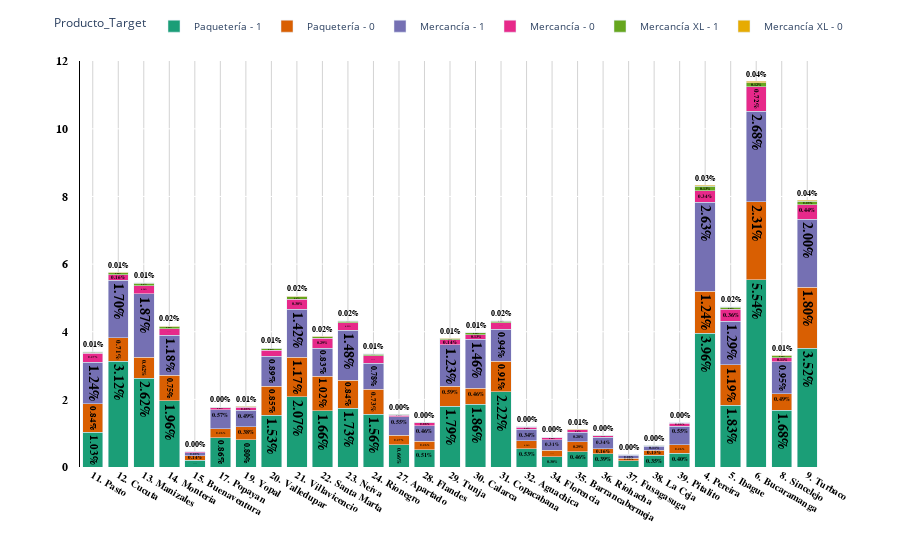

Source (notebook cell):
### Code cell
puntualidad['Producto_Target'] = (
    puntualidad['Producto'].astype(str) + ' - ' + puntualidad['target'].astype(str)
)
categorias_en_datos = puntualidad['Producto_Target'].unique().tolist()

orden_base = [
    'Paquetería - 1',
    'Paquetería - 0',
    'Mercancía - 1',
    'Mercancía - 0',
    'Mercancía XL - 1',
    'Mercancía XL - 0'
]
categorias_en_datos = puntualidad['Producto_Target'].unique().tolist()
orden_final = [cat for cat in orden_base if cat in categorias_en_datos]

puntualidad['Producto_Target'] = pd.Categorical(
    puntualidad['Producto_Target'],
    categories=orden_final,
    ordered=True
)

puntualidad = puntualidad.sort_values(
    by=['Terminal_Destino', 'Producto_Target'],
    ascending=[True, True]
).reset_index(drop=True)

fig = crear_barplot_personalizado(puntualidad, 
                                   x='Terminal_Destino', 
                                   y='Porcentaje', 
                                   color='Producto_Target',
                                   decimales='%{y:.2f}%',
                                   titulo='')

# Muestra la figura
fig.show()

### Figure 1 — Plotly figure (JSON) as saved in the notebook; plotly's stock layout.template omitted (floating-point values rounded to 4 significant figures)
{"data": [{"hovertemplate": "Producto_Target=Paquetería - 1<br> =%{x}<br>Porcentaje=%{text}<extra></extra>", "legendgroup": "Paquetería - 1", "marker": {"color": "rgb(27,158,119)", "pattern": {"shape": ""}}, "name": "Paquetería - 1", "orientation": "v", "showlegend": true, "text": [1.03, 3.121, 2.621, 1.961, 0.2012, 0.8628, 0.8046, 1.529, 2.07, 1.665, 1.733, 1.563, 0.6602, 0.5056, 1.794, 1.861, 2.22, 0.5344, 0.2986, 0.4578, 0.388, 0.1813, 0.3499, 0.4023, 3.959, 1.827, 5.538, 1.677, 3.518], "textfont": {"color": "black", "family": "Arial", "size": 14, "weight": "bold"}, "textposition": "outside", "texttemplate": "%{y:.2f}%", "type": "bar", "x": ["11. Pasto", "12. Cucuta", "13. Manizales", "14. Monteria", "15. Buenaventura", "17. Popayan", "19. Yopal", "20. Valledupar", "21. Villavicencio", "22. Santa Marta", "23. Neiva", "24. Rionegro", "27. Apartado", "28. Flandes", "29. Tunja", "30. Calarca", "31. Copacabana", "32. Aguachica", "34. Florencia", "35. Barrancabermeja", "36. Riohacha", "37. Fusagasuga", "38. La Ceja", "39. Pitalito", "4. Pereira", "5. Ibague", "6. Bucaramanga", "8. Sincelejo", "9. Turbaco"], "xaxis": "x", "y": [1.03, 3.121, 2.621, 1.961, 0.2012, 0.8628, 0.8046, 1.529, 2.07, 1.665, 1.733, 1.563, 0.6602, 0.5056, 1.794, 1.861, 2.22, 0.5344, 0.2986, 0.4578, 0.388, 0.1813, 0.3499, 0.4023, 3.959, 1.827, 5.538, 1.677, 3.518], "yaxis": "y"}, {"hovertemplate": "Producto_Target=Paquetería - 0<br> =%{x}<br>Porcentaje=%{text}<extra></extra>", "legendgroup": "Paquetería - 0", "marker": {"color": "rgb(217,95,2)", "pattern": {"shape": ""}}, "name": "Paquetería - 0", "orientation": "v", "showlegend": true, "text": [0.8374, 0.7054, 0.6225, 0.7533, 0.138, 0.2639, 0.3796, 0.8545, 1.172, 1.018, 0.8358, 0.7294, 0.2742, 0.2556, 0.5936, 0.464, 0.9118, 0.2365, 0.2033, 0.2891, 0.1582, 0.07691, 0.1495, 0.2592, 1.242, 1.191, 2.311, 0.4932, 1.798], "textfont": {"color": "black", "family": "Arial", "size": 14, "weight": "bold"}, "textposition": "outside", "texttemplate": "%{y:.2f}%", "type": "bar", "x": ["11. Pasto", "12. Cucuta", "13. Manizales", "14. Monteria", "15. Buenaventura", "17. Popayan", "19. Yopal", "20. Valledupar", "21. Villavicencio", "22. Santa Marta", "23. Neiva", "24. Rionegro", "27. Apartado", "28. Flandes", "29. Tunja", "30. Calarca", "31. Copacabana", "32. Aguachica", "34. Florencia", "35. Barrancabermeja", "36. Riohacha", "37. Fusagasuga", "38. La Ceja", "39. Pitalito", "4. Pereira", "5. Ibague", "6. Bucaramanga", "8. Sincelejo", "9. Turbaco"], "xaxis": "x", "y": [0.8374, 0.7054, 0.6225, 0.7533, 0.138, 0.2639, 0.3796, 0.8545, 1.172, 1.018, 0.8358, 0.7294, 0.2742, 0.2556, 0.5936, 0.464, 0.9118, 0.2365, 0.2033, 0.2891, 0.1582, 0.07691, 0.1495, 0.2592, 1.242, 1.191, 2.311, 0.4932, 1.798], "yaxis": "y"}, {"hovertemplate": "Producto_Target=Mercancía - 1<br> =%{x}<br>Porcentaje=%{text}<extra></extra>", "legendgroup": "Mercancía - 1", "marker": {"color": "rgb(117,112,179)", "pattern": {"shape": ""}}, "name": "Mercancía - 1", "orientation": "v", "showlegend": true, "text": [1.235, 1.7, 1.873, 1.177, 0.08753, 0.5711, 0.4903, 0.8919, 1.424, 0.8338, 1.475, 0.7821, 0.5508, 0.4628, 1.226, 1.459, 0.9444, 0.3439, 0.3106, 0.2811, 0.3375, 0.08488, 0.1125, 0.5504, 2.63, 1.292, 2.677, 0.9468, 2.004], "textfont": {"color": "black", "family": "Arial", "size": 14, "weight": "bold"}, "textposition": "outside", "texttemplate": "%{y:.2f}%", "type": "bar", "x": ["11. Pasto", "12. Cucuta", "13. Manizales", "14. Monteria", "15. Buenaventura", "17. Popayan", "19. Yopal", "20. Valledupar", "21. Villavicencio", "22. Santa Marta", "23. Neiva", "24. Rionegro", "27. Apartado", "28. Flandes", "29. Tunja", "30. Calarca", "31. Copacabana", "32. Aguachica", "34. Florencia", "35. Barrancabermeja", "36. Riohacha", "37. Fusagasuga", "38. La Ceja", "39. Pitalito", "4. Pereira", "5. Ibague", "6. Bucaramanga", "8. Sincelejo", "9. Turbaco"], "xaxis": "x", "y": [1.235, 1.7, 1.873, 1.177, 0.08753, 0.5711, 0.4903, 0.8919, 1.424, 0.8338, 1.475, 0.7821, 0.5508, 0.4628, 1.226, 1.459, 0.9444, 0.3439, 0.3106, 0.2811, 0.3375, 0.08488, 0.1125, 0.5504, 2.63, 1.292, 2.677, 0.9468, 2.004], "yaxis": "y"}, {"hovertemplate": "Producto_Target=Mercancía - 0<br> =%{x}<br>Porcentaje=%{text}<extra></extra>", "legendgroup": "Mercancía - 0", "marker": {"color": "rgb(231,41,138)", "pattern": {"shape": ""}}, "name": "Mercancía - 0", "orientation": "v", "showlegend": true, "text": [0.267, 0.1575, 0.2413, 0.1931, 0.01891, 0.05422, 0.08649, 0.1789, 0.2963, 0.2913, 0.2275, 0.215, 0.04611, 0.07894, 0.1448, 0.1263, 0.194, 0.05497, 0.06215, 0.07049, 0.03911, 0.01656, 0.01679, 0.08069, 0.3351, 0.3593, 0.7162, 0.1149, 0.4376], "textfont": {"color": "black", "family": "Arial", "size": 14, "weight": "bold"}, "textposition": "outside", "texttemplate": "%{y:.2f}%", "type": "bar", "x": ["11. Pasto", "12. Cucuta", "13. Manizales", "14. Monteria", "15. Buenaventura", "17. Popayan", "19. Yopal", "20. Valledupar", "21. Villavicencio", "22. Santa Marta", "23. Neiva", "24. Rionegro", "27. Apartado", "28. Flandes", "29. Tunja", "30. Calarca", "31. Copacabana", "32. Aguachica", "34. Florencia", "35. Barrancabermeja", "36. Riohacha", "37. Fusagasuga", "38. La Ceja", "39. Pitalito", "4. Pereira", "5. Ibague", "6. Bucaramanga", "8. Sincelejo", "9. Turbaco"], "xaxis": "x", "y": [0.267, 0.1575, 0.2413, 0.1931, 0.01891, 0.05422, 0.08649, 0.1789, 0.2963, 0.2913, 0.2275, 0.215, 0.04611, 0.07894, 0.1448, 0.1263, 0.194, 0.05497, 0.06215, 0.07049, 0.03911, 0.01656, 0.01679, 0.08069, 0.3351, 0.3593, 0.7162, 0.1149, 0.4376], "yaxis": "y"}, {"hovertemplate": "Producto_Target=Mercancía XL - 1<br> =%{x}<br>Porcentaje=%{text}<extra></extra>", "legendgroup": "Mercancía XL - 1", "marker": {"color": "rgb(102,166,30)", "pattern": {"shape": ""}}, "name": "Mercancía XL - 1", "orientation": "v", "showlegend": true, "text": [0.02637, 0.05852, 0.07332, 0.06223, 0.007795, 0.01478, 0.02598, 0.05187, 0.07095, 0.03921, 0.04377, 0.04268, 0.02271, 0.01472, 0.04105, 0.05554, 0.04456, 0.01741, 0.006903, 0.009482, 0.01055, 0.002637, 0.007582, 0.01208, 0.131, 0.05195, 0.1201, 0.05775, 0.09467], "textfont": {"color": "black", "family": "Arial", "size": 14, "weight": "bold"}, "textposition": "outside", "texttemplate": "%{y:.2f}%", "type": "bar", "x": ["11. Pasto", "12. Cucuta", "13. Manizales", "14. Monteria", "15. Buenaventura", "17. Popayan", "19. Yopal", "20. Valledupar", "21. Villavicencio", "22. Santa Marta", "23. Neiva", "24. Rionegro", "27. Apartado", "28. Flandes", "29. Tunja", "30. Calarca", "31. Copacabana", "32. Aguachica", "34. Florencia", "35. Barrancabermeja", "36. Riohacha", "37. Fusagasuga", "38. La Ceja", "39. Pitalito", "4. Pereira", "5. Ibague", "6. Bucaramanga", "8. Sincelejo", "9. Turbaco"], "xaxis": "x", "y": [0.02637, 0.05852, 0.07332, 0.06223, 0.007795, 0.01478, 0.02598, 0.05187, 0.07095, 0.03921, 0.04377, 0.04268, 0.02271, 0.01472, 0.04105, 0.05554, 0.04456, 0.01741, 0.006903, 0.009482, 0.01055, 0.002637, 0.007582, 0.01208, 0.131, 0.05195, 0.1201, 0.05775, 0.09467], "yaxis": "y"}, {"hovertemplate": "Producto_Target=Mercancía XL - 0<br> =%{x}<br>Porcentaje=%{text}<extra></extra>", "legendgroup": "Mercancía XL - 0", "marker": {"color": "rgb(230,171,2)", "pattern": {"shape": ""}}, "name": "Mercancía XL - 0", "orientation": "v", "showlegend": true, "text": [0.01107, 0.01026, 0.01363, 0.01885, 0.002947, 0.002055, 0.007097, 0.01214, 0.02242, 0.01561, 0.01617, 0.01379, 0.003956, 0.003141, 0.008164, 0.009153, 0.01584, 0.004751, 0.002463, 0.005837, 0.002075, 0.001668, 0.002657, 0.004828, 0.03275, 0.02259, 0.04303, 0.01063, 0.035], "textfont": {"color": "black", "family": "Arial", "size": 14, "weight": "bold"}, "textposition": "outside", "texttemplate": "%{y:.2f}%", "type": "bar", "x": ["11. Pasto", "12. Cucuta", "13. Manizales", "14. Monteria", "15. Buenaventura", "17. Popayan", "19. Yopal", "20. Valledupar", "21. Villavicencio", "22. Santa Marta", "23. Neiva", "24. Rionegro", "27. Apartado", "28. Flandes", "29. Tunja", "30. Calarca", "31. Copacabana", "32. Aguachica", "34. Florencia", "35. Barrancabermeja", "36. Riohacha", "37. Fusagasuga", "38. La Ceja", "39. Pitalito", "4. Pereira", "5. Ibague", "6. Bucaramanga", "8. Sincelejo", "9. Turbaco"], "xaxis": "x", "y": [0.01107, 0.01026, 0.01363, 0.01885, 0.002947, 0.002055, 0.007097, 0.01214, 0.02242, 0.01561, 0.01617, 0.01379, 0.003956, 0.003141, 0.008164, 0.009153, 0.01584, 0.004751, 0.002463, 0.005837, 0.002075, 0.001668, 0.002657, 0.004828, 0.03275, 0.02259, 0.04303, 0.01063, 0.035], "yaxis": "y"}], "layout": {"bargap": 0.2, "barmode": "stack", "hoverlabel": {"bgcolor": "white", "font": {"family": "Arial", "size": 12}}, "legend": {"font": {"size": 10}, "orientation": "h", "title": {"text": "Producto_Target"}, "tracegroupgap": 0, "x": 0.5, "xanchor": "center", "y": 1.05, "yanchor": "bottom"}, "margin": {"t": 60}, "paper_bgcolor": "white", "plot_bgcolor": "white", "showlegend": true, "title": {"font": {"color": "black", "family": "Arial", "size": 18}, "text": "", "x": 0.5}, "xaxis": {"anchor": "y", "domain": [0, 1], "gridcolor": "lightgrey", "showgrid": true, "tickfont": {"color": "black", "family": "Arial", "size": 10, "weight": "bold"}, "title": {"font": {"color": "black", "family": "Arial", "size": 14}, "text": " "}, "zerolinecolor": "lightgrey"}, "yaxis": {"anchor": "x", "automargin": true, "autorange": true, "domain": [0, 1], "linecolor": "black", "showline": true, "tickfont": {"color": "black", "family": "Arial", "size": 12, "weight": "bold"}, "ticklen": 10, "ticksuffix": "   ", "title": {"text": ""}}}}
